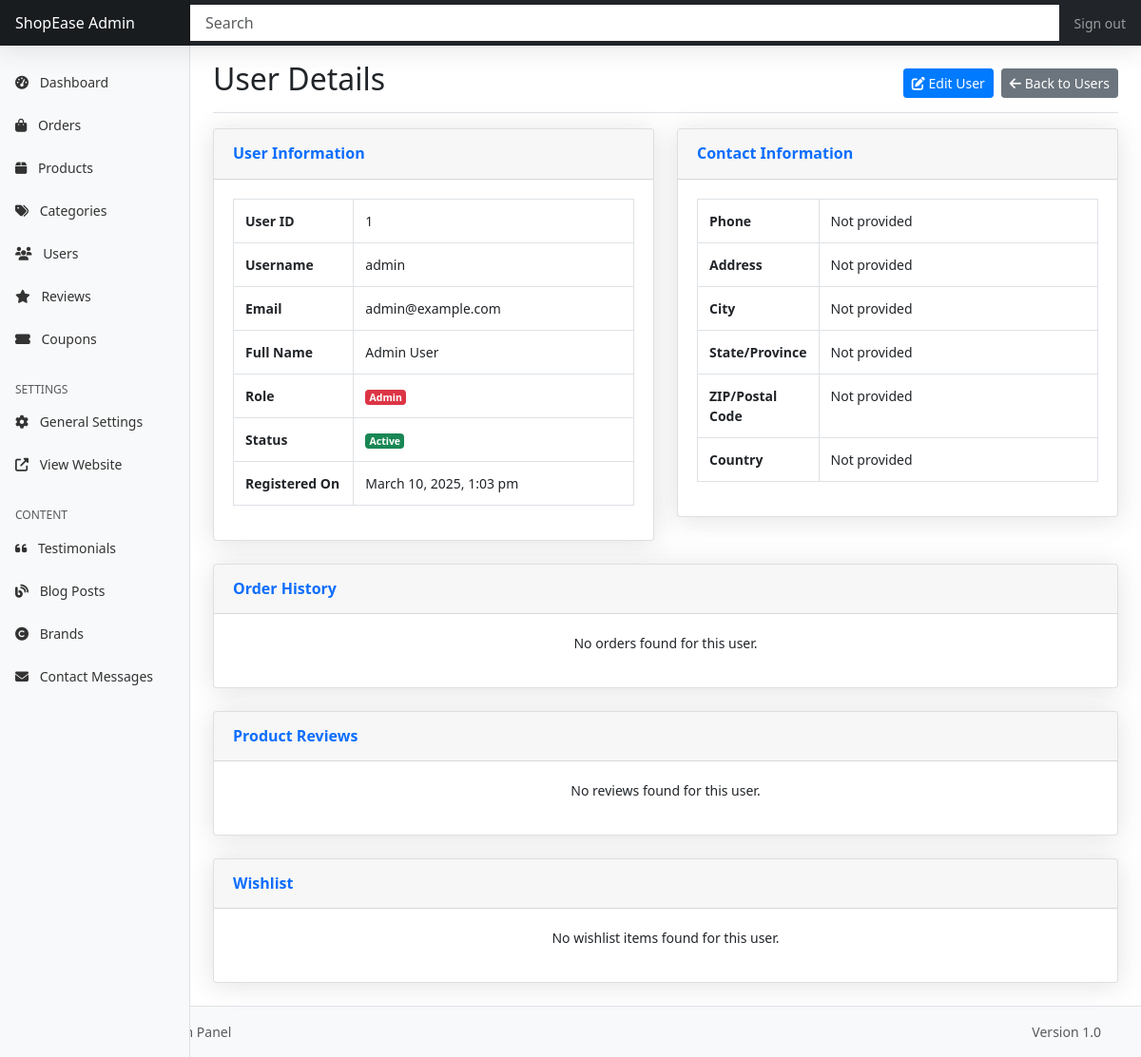
Screenshot of /admin/user-details.php?id=1 (signed in) with the database file from the repository.
### tables this page shows
CREATE TABLE IF NOT EXISTS users (
    user_id INT AUTO_INCREMENT PRIMARY KEY,
    username VARCHAR(50) NOT NULL UNIQUE,
    email VARCHAR(100) NOT NULL UNIQUE,
    password VARCHAR(255) NOT NULL,
    first_name VARCHAR(50),
    last_name VARCHAR(50),
    address TEXT,
    city VARCHAR(50),
    state VARCHAR(50),
    zip_code VARCHAR(20),
    country VARCHAR(50),
    phone VARCHAR(20),
    role ENUM('admin', 'customer') DEFAULT 'customer',
    status ENUM('active', 'inactive') DEFAULT 'active',
    created_at TIMESTAMP DEFAULT CURRENT_TIMESTAMP,
    updated_at TIMESTAMP DEFAULT CURRENT_TIMESTAMP ON UPDATE CURRENT_TIMESTAMP
);

### includes/config.php (called while the page is built, shortened)
<?php
$conn = new mysqli(DB_HOST, DB_USER, DB_PASS, DB_NAME);
$conn->set_charset("utf8");
function sanitize($data) {
    global $conn;
    return mysqli_real_escape_string($conn, htmlspecialchars(trim($data)));
}
?>

### admin/user-details.php (the view, shortened to what this page needs)
<?php
require_once '../includes/config.php';
require_once '../includes/functions.php';
$userId = (int) sanitize($_GET['id']);
$stmt = $conn->prepare("SELECT * FROM users WHERE user_id = ?");
$stmt->bind_param("i", $userId);
$stmt->execute();
$result = $stmt->get_result();
$user = $result->fetch_assoc();
$orders = [];
$reviews = [];
$wishlist = [];
include '../includes/admin-header.php';
?>
<div class="container-fluid">
    <div class="row">
        <?php include '../includes/admin-sidebar.php'; ?>
        <main class="col-md-9 ms-sm-auto col-lg-10 px-md-4">
            <div class="d-flex justify-content-between flex-wrap flex-md-nowrap align-items-center pt-3 pb-2 mb-3 border-bottom">
                <h1 class="h2">User Details</h1>
                <div class="btn-toolbar mb-2 mb-md-0">
                    <a href="edit-user.php?id=<?php echo $userId; ?>" class="btn btn-sm btn-primary me-2">
                        <i class="fas fa-edit"></i> Edit User
                    </a>
                    <a href="admin/users.php" class="btn btn-sm btn-secondary">
                        <i class="fas fa-arrow-left"></i> Back to Users
                    </a>
                </div>
            </div>
            <div class="row">
                <div class="col-md-6">
                    <div class="card shadow mb-4">
                        <div class="card-header py-3">
                            <h6 class="m-0 font-weight-bold text-primary">User Information</h6>
                        </div>
                        <div class="card-body">
                            <div class="table-responsive">
                                <table class="table table-bordered">
                                    <tr>
                                        <th width="30%">User ID</th>
                                        <td><?php echo $user['user_id']; ?></td>
                                    </tr>
                                    <tr>
                                        <th>Username</th>
                                        <td><?php echo htmlspecialchars($user['username']); ?></td>
                                    </tr>
                                    <tr>
                                        <th>Email</th>
                                        <td><?php echo htmlspecialchars($user['email']); ?></td>
                                    </tr>
                                    <tr>
                                        <th>Full Name</th>
                                        <td><?php echo htmlspecialchars($user['first_name'] . ' ' . $user['last_name']); ?></td>
                                    </tr>
                                    <tr>
                                        <th>Role</th>
                                        <td>
                                            <span class="badge bg-<?php echo $user['role'] == 'admin' ? 'danger' : 'info'; ?>">
                                                <?php echo ucfirst($user['role']); ?>
                                            </span>
                                        </td>
                                    </tr>
                                    <tr>
                                        <th>Status</th>
                                        <td>
                                            <span class="badge bg-<?php echo isset($user['status']) && $user['status'] == 'active' ? 'success' : 'danger'; ?>">
                                                <?php echo ucfirst($user['status'] ?? 'inactive'); ?>
                                            </span>
                                        </td>
                                    </tr>
                                    <tr>
                                        <th>Registered On</th>
                                        <td><?php echo date('F j, Y, g:i a', strtotime($user['created_at'])); ?></td>
                                    </tr>
                                </table>
                            </div>
                        </div>
                    </div>
                </div>
                <div class="col-md-6">
                    <div class="card shadow mb-4">
                        <div class="card-header py-3">
                            <h6 class="m-0 font-weight-bold text-primary">Contact Information</h6>
                        </div>
                        <div class="card-body">
                            <div class="table-responsive">
                                <table class="table table-bordered">
                                    <tr>
                                        <th width="30%">Phone</th>
                                        <td><?php echo htmlspecialchars($user['phone'] ?? 'Not provided'); ?></td>
                                    </tr>
                                    <tr>
                                        <th>Address</th>
                                        <td><?php echo htmlspecialchars($user['address'] ?? 'Not provided'); ?></td>
                                    </tr>
                                    <tr>
                                        <th>City</th>
                                        <td><?php echo htmlspecialchars($user['city'] ?? 'Not provided'); ?></td>
                                    </tr>
                                    <tr>
                                        <th>State/Province</th>
                                        <td><?php echo htmlspecialchars($user['state'] ?? 'Not provided'); ?></td>
                                    </tr>
                                    <tr>
                                        <th>ZIP/Postal Code</th>
                                        <td><?php echo htmlspecialchars($user['zip_code'] ?? 'Not provided'); ?></td>
                                    </tr>
                                    <tr>
                                        <th>Country</th>
                                        <td><?php echo htmlspecialchars($user['country'] ?? 'Not provided'); ?></td>
                                    </tr>
                                </table>
                            </div>
                        </div>
                    </div>
                </div>
            </div>
            <div class="card shadow mb-4">
                <div class="card-header py-3">
                    <h6 class="m-0 font-weight-bold text-primary">Order History</h6>
                </div>
                <div class="card-body">
                    <?php if (empty($orders)): ?>
                    <p class="text-center">No orders found for this user.</p>
                    <?php endif; ?>
                </div>
            </div>
            <div class="card shadow mb-4">
                <div class="card-header py-3">
                    <h6 class="m-0 font-weight-bold text-primary">Product Reviews</h6>
                </div>
                <div class="card-body">
                    <?php if (empty($reviews)): ?>
                    <p class="text-center">No reviews found for this user.</p>
                    <?php endif; ?>
                </div>
            </div>
            <div class="card shadow mb-4">
                <div class="card-header py-3">
                    <h6 class="m-0 font-weight-bold text-primary">Wishlist</h6>
                </div>
                <div class="card-body">
                    <?php if (empty($wishlist)): ?>
                    <p class="text-center">No wishlist items found for this user.</p>
                    <?php endif; ?>
                </div>
            </div>
        </main>
    </div>
</div>
<?php include '../includes/admin-footer.php'; ?>

### rows the page displays
users: user_id "1", username "admin", email "admin@example.com", first_name+last_name "Admin User", role "Admin", status "Active", created_at "March 10, 2025, 1:03 pm", phone "Not provided", address "Not provided", city "Not provided", state "Not provided", zip_code "Not provided", country "Not provided"

### other values shown
SITE_NAME "ShopEase"
